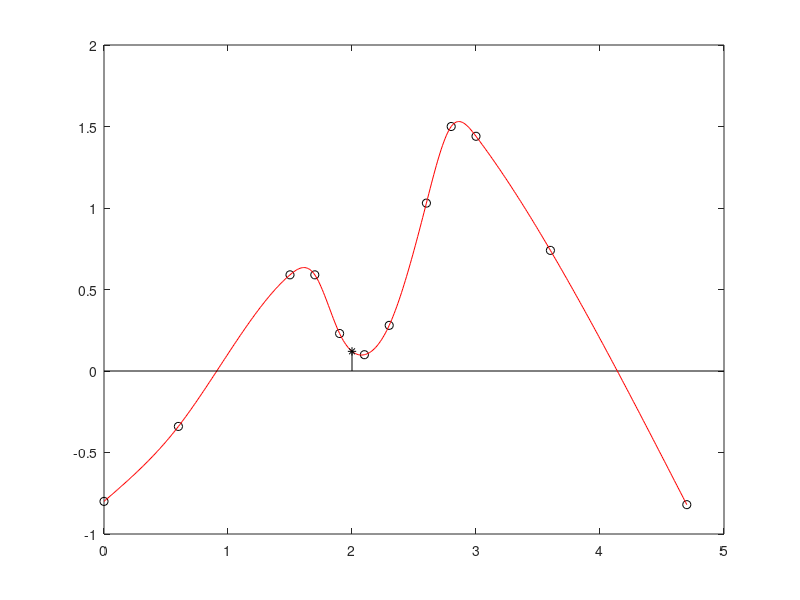

Write the MATLAB code that produced this figure.
% Find the value of y when x = 2, using natural cubic spline interpolation.
%
% x: 0.0   0.6    1.5   1.7   1.9   2.1   2.3   2.6   2.8   3.0   3.6   4.7
% y: -0.8  -0.34  0.59  0.59  0.23  0.1   0.28  1.03  1.5   1.44  0.74  -0.82

function cubic
clc
clear all
clf
x=[0.0 0.6 1.5 1.7 1.9 2.1 2.3 2.6 2.8 3.0 3.6 4.7];
y=[-0.8 -0.34 0.59 0.59 0.23 0.10 0.28 1.03 1.50 1.44 0.74 -0.82];
p=[2];
n=length(x)-1;
for i=1:n
    h(i)=x(i+1)-x(i);
    m(i)=(y(i+1)-y(i))/h(i);
end
for i=1:n-1
    A(i,i)=2*(h(i)+h(i+1));
    B(i)=6*(m(i+1)-m(i));
end
for i=2:n-1
    A(i-1,i)=h(i);
    A(i,i-1)=h(i);
end
z=(A^(-1))*B' ;
w(1)=0;
for i=2:n
    w(i)=z(i-1);
end
w(n+1)=0;
plot(x,y,'ok')
hold on
for j=1:length(p)
    for i=1:n
        sx=x(i):.01:x(i+1);
        F=(w(i+1)/(6*h(i)))*(sx-x(i)).^3-(w(i)/(6*h(i)))*(sx-x(i+1)).^3+(y(i+1)/h(i)-w(i+1)*h(i)/6)*(sx-x(i))-(y(i)/h(i)-w(i)*h(i)/6)*(sx-x(i+1));
        plot(sx,F,'r')
        if (p(j)>=x(i)&& p(j)<x(i+1))
            sp(j)=(w(i+1)/(6*h(i)))*(p(j)-x(i))^3-(w(i)/(6*h(i)))*(p(j)-x(i+1))^3+(y(i+1)/h(i)-w(i+1)*h(i)/6)*(p(j)-x(i))-(y(i)/h(i)-w(i)*h(i)/6)*(p(j)-x(i+1));
            stem(p(j),sp(j),'*k');
        elseif(p(j)==x(n+1))
            sp(j)=y(n+1);
            stem(p(j),sp(j),'*k');
        end
    end
end
fprintf('interpolating points interpolated values\n');
for i=1:length(p)
    fprintf( '%11.8f %11.8f \n',p(i),sp(i));
end
